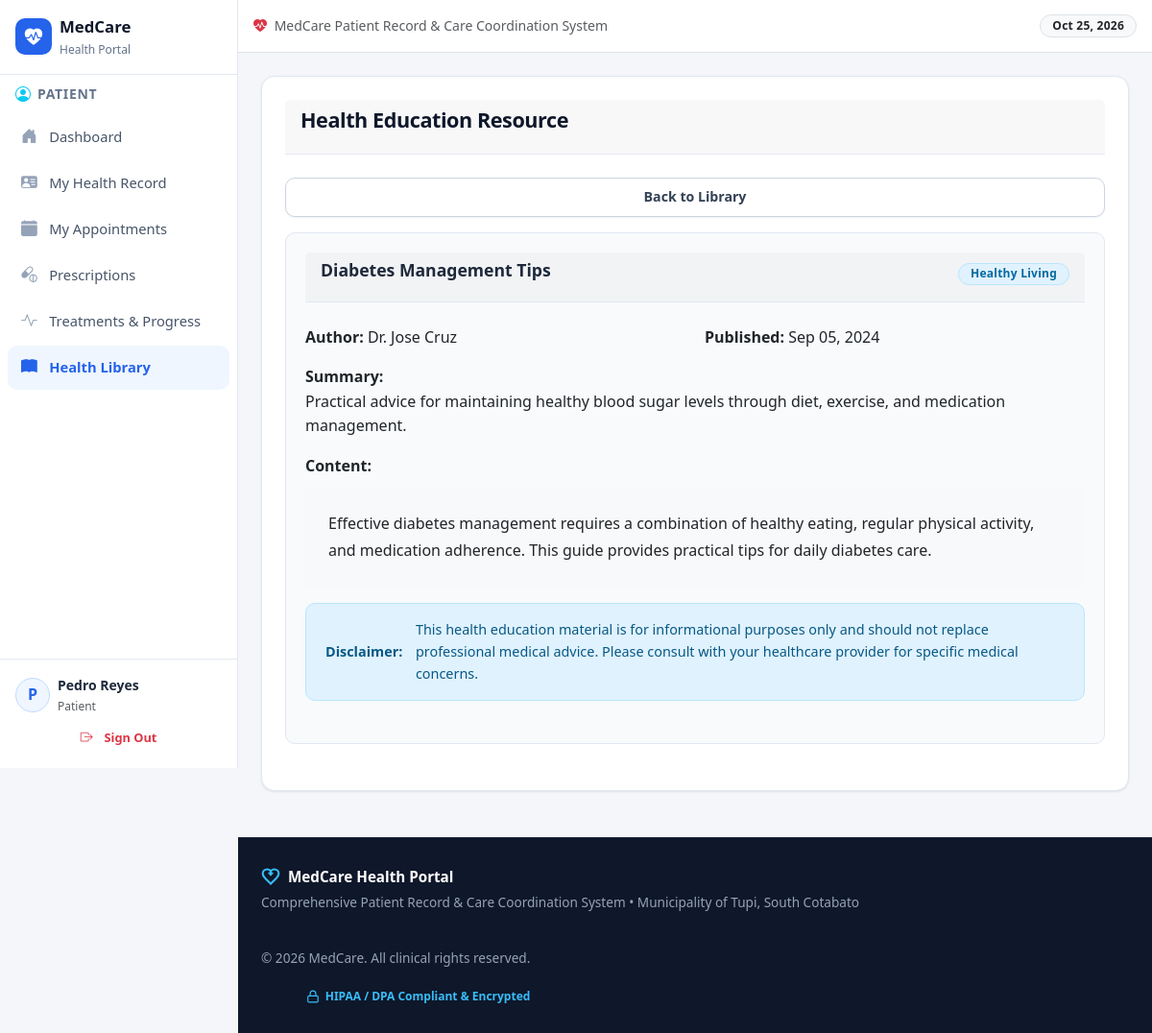
Screenshot of /pages/patient/view_health_education.php?id=2 (signed in) with the database file from the repository.
### tables this page shows
CREATE TABLE IF NOT EXISTS `health_education` (
  `resource_id` int NOT NULL AUTO_INCREMENT,
  `title` varchar(255) NOT NULL,
  `category` varchar(100) NOT NULL,
  `content` text NOT NULL,
  `summary` text,
  `author` varchar(100) DEFAULT NULL,
  `status` enum('draft','published','archived') DEFAULT 'draft',
  `published_date` date DEFAULT NULL,
  `created_by` int NOT NULL,
  `created_at` timestamp NULL DEFAULT CURRENT_TIMESTAMP,
  `updated_at` timestamp NULL DEFAULT CURRENT_TIMESTAMP ON UPDATE CURRENT_TIMESTAMP,
  PRIMARY KEY (`resource_id`),
  KEY `created_by` (`created_by`),
  KEY `idx_category` (`category`),
  KEY `idx_status` (`status`)
);

### pages/patient/view_health_education.php (the view, shortened to what this page needs)
<?php
require_once __DIR__ . '/../../includes/header.php';
$database = new Database();
$conn = $database->getConnection();
$resource_id = isset($_GET['id']) ? (int)$_GET['id'] : 0;
$query = "
    SELECT he.*, u.full_name as author_name
    FROM health_education he
    JOIN users u ON he.created_by = u.user_id
    WHERE he.resource_id = ? AND he.status = 'published'
";
$stmt = $conn->prepare($query);
$stmt->execute([$resource_id]);
$resource = $stmt->fetch();
?>
<div class="card">
    <div class="card-header">
        <h2>Health Education Resource</h2>
    </div>
    <div class="card-body">
        <div class="btn-group" style="margin-bottom: 1rem;">
            <a href="<?php echo BASE_URL; ?>/pages/patient/health_education.php" class="btn btn-secondary">Back to Library</a>
        </div>
        <div class="card">
            <div class="card-header">
                <h3><?php echo htmlspecialchars($resource['title'] ?? ''); ?></h3>
                <span class="badge badge-info"><?php echo htmlspecialchars($resource['category'] ?? ''); ?></span>
            </div>
            <div class="card-body">
                <div class="form-row">
                    <div><strong>Author:</strong> <?php echo htmlspecialchars($resource['author'] ?? $resource['author_name']); ?></div>
                    <div><strong>Published:</strong> <?php echo $resource['published_date'] ? date('M d, Y', strtotime($resource['published_date'])) : date('M d, Y', strtotime($resource['created_at'])); ?></div>
                </div>
                <?php if ($resource['summary']): ?>
                <div style="margin: 1rem 0;">
                    <strong>Summary:</strong>
                    <p><?php echo htmlspecialchars($resource['summary'] ?? ''); ?></p>
                </div>
                <?php endif; ?>
                <div style="margin: 1rem 0;">
                    <strong>Content:</strong>
                    <div style="background: #f8f9fa; padding: 1.5rem; border-radius: 4px; margin-top: 0.5rem; line-height: 1.8;">
                        <?php echo nl2br(htmlspecialchars($resource['content'] ?? '')); ?>
                    </div>
                </div>
                <div class="alert alert-info" style="margin-top: 1rem;">
                    <strong>Disclaimer:</strong> This health education material is for informational purposes only and should not replace professional medical advice. Please consult with your healthcare provider for specific medical concerns.
                </div>
            </div>
        </div>
    </div>
</div>
<?php require_once __DIR__ . '/../../includes/footer.php'; ?>

### assets/css/style.css (style rules this page uses)
:root { --primary: #2563eb; --primary-hover: #1d4ed8; --primary-light: #eff6ff; --primary-border: #bfdbfe; --teal: #0d9488; --teal-hover: #0f766e; --teal-light: #f0fdfa; --teal-border: #99f6e4; --success: #16a34a; --success-hover: #15803d; --success-light: #f0fdf4; --success-border: #86efac; --warning: #d97706; --warning-hover: #b45309; --warning-light: #fffbeb; --warning-border: #fde68a; --danger: #dc2626; --danger-hover: #b91c1c; --danger-light: #fef2f2; --danger-border: #fca5a5; --critical: #b91c1c; --critical-light: #fee2e2; --slate-900: #0f172a; --slate-800: #1e293b; --slate-700: #334155; --slate-600: #475569; --slate-500: #64748b; --slate-400: #94a3b8; --slate-300: #cbd5e1; --slate-200: #e2e8f0; --slate-100: #f1f5f9; --slate-50: #f8fafc; --radius-sm: 6px; --radius-md: 10px; --radius-lg: 14px; --radius-xl: 20px; --radius-full: 9999px; --shadow-xs: 0 1px 2px 0 rgba(0, 0, 0, 0.05); --shadow-sm: 0 1px 3px 0 rgba(0, 0, 0, 0.08), 0 1px 2px -1px rgba(0, 0, 0, 0.05); --shadow-md: 0 4px 6px -1px rgba(0, 0, 0, 0.08), 0 2px 4px -2px rgba(0, 0, 0, 0.05); --shadow-lg: 0 10px 15px -3px rgba(0, 0, 0, 0.08), 0 4px 6px -4px rgba(0, 0, 0, 0.04); --shadow-xl: 0 20px 25px -5px rgba(0, 0, 0, 0.1), 0 8px 10px -6px rgba(0, 0, 0, 0.05); --transition-fast: 0.15s cubic-bezier(0.4, 0, 0.2, 1); --transition-normal: 0.25s cubic-bezier(0.4, 0, 0.2, 1); }
*, *::before, *::after { margin: 0; padding: 0; box-sizing: border-box; }
html { font-size: 16px; scroll-behavior: smooth; }
body { font-family: 'Plus Jakarta Sans', system-ui, -apple-system, BlinkMacSystemFont, 'Segoe UI', Roboto, Helvetica, Arial, sans-serif; line-height: 1.6; color: var(--slate-800); background-color: #f4f6fa; min-height: 100vh; display: flex; flex-direction: column; -webkit-font-smoothing: antialiased; -moz-osx-font-smoothing: grayscale; }
a { color: var(--primary); text-decoration: none; transition: color var(--transition-fast); }
.card { background: #ffffff; border-radius: var(--radius-lg); border: 1px solid var(--slate-200); padding: 1.5rem; margin-bottom: 1.5rem; box-shadow: var(--shadow-sm); transition: box-shadow var(--transition-normal), border-color var(--transition-normal); }
.card .card { background: var(--slate-50); border: 1px solid var(--slate-200); padding: 1.25rem; margin-bottom: 1.25rem; box-shadow: none; border-radius: var(--radius-md); }
.card-header { display: flex; align-items: center; justify-content: space-between; flex-wrap: wrap; gap: 0.75rem; border-bottom: 1px solid var(--slate-200); padding-bottom: 0.85rem; margin-bottom: 1.25rem; }
.card-header h2 { color: var(--slate-900); font-size: 1.35rem; font-weight: 700; letter-spacing: -0.02em; }
.card-header h3 { color: var(--slate-800); font-size: 1.1rem; font-weight: 700; display: flex; align-items: center; gap: 0.5rem; }
.card-body { padding: 0.25rem 0; }
.btn { display: inline-flex; align-items: center; justify-content: center; gap: 0.5rem; padding: 0.6rem 1.25rem; border: 1px solid transparent; border-radius: var(--radius-md); font-size: 0.885rem; font-weight: 600; cursor: pointer; text-decoration: none; transition: all var(--transition-fast); font-family: inherit; line-height: 1.4; }
.btn-secondary { background: #ffffff; color: var(--slate-700); border: 1px solid var(--slate-300); box-shadow: var(--shadow-xs); }
.btn-group { display: flex; gap: 0.65rem; flex-wrap: wrap; align-items: center; }
.form-row { display: grid; grid-template-columns: repeat(auto-fit, minmax(240px, 1fr)); gap: 1.25rem; }
.badge { display: inline-flex; align-items: center; gap: 0.35rem; padding: 0.3rem 0.75rem; border-radius: var(--radius-full); font-size: 0.75rem; font-weight: 700; text-transform: capitalize; letter-spacing: 0.02em; }
.badge-info { background: #e0f2fe; color: #0369a1; border: 1px solid #bae6fd; }
.alert { padding: 0.95rem 1.25rem; border-radius: var(--radius-md); margin-bottom: 1.25rem; display: flex; align-items: center; gap: 0.85rem; font-size: 0.9rem; font-weight: 500; }
.alert-info { background: #e0f2fe; border: 1px solid #bae6fd; color: #075985; }

### rows the page displays
health_education: title "Diabetes Management Tips", category "Healthy Living", author "Dr. Jose Cruz", published_date "Sep 05, 2024", summary "Practical advice for maintaining healthy blood sugar levels through diet, exercise, and medication management.", content "Effective diabetes management requires a combination of healthy eating, regular physical activity, and medication adherence. This guide provides practical tips for daily diabetes care."

### other values shown
$user_initials "P"
$user_name "Pedro Reyes"
$user_role "Patient"
